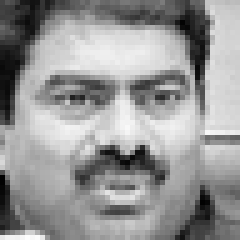
#> input picture imageSamples/Angry/188.jpg, 48 x 48 px (shown 5 times larger); its folder holds only this picture in this run
$ python pixal.py
#> lines starting #> are read from the running program, lines starting #| are printed output that depends on the picture
import os
import cv2
import matplotlib.pyplot as plt
import numpy as np

#Working Directory
current_directory = os.getcwd()
print(f"Current working directory: {current_directory}")

#Define images path
images_folder = os.path.join(current_directory, '../imageSamples')

#Image Classes
classes = ['Angry', 'Engaged', 'Happy', 'Neutral']


class_pixel_distributions = {}
#Calculate pixel intensity
for class_name in classes:
    class_path = os.path.join(images_folder, class_name)
    if os.path.isdir(class_path):
        pixel_values = []
        for filename in os.listdir(class_path):
            if filename.endswith('.jpg') or filename.endswith('.png'):
                image_path = os.path.join(class_path, filename)
                image = cv2.imread(image_path, cv2.IMREAD_GRAYSCALE)
#> image is the input picture: shape (48, 48); min 0, max 254, mean 150.3
                pixel_values.extend(image.flatten())
        class_pixel_distributions[class_name] = pixel_values

#Plot
plt.figure(figsize=(12, 8))
for i, (class_name, pixel_values) in enumerate(class_pixel_distributions.items()):
    plt.subplot(2, 2, i+1)
    plt.hist(pixel_values, bins=256, range=(0, 256), color='gray', alpha=0.7, label='Total Intensity')
    plt.title(class_name)
    plt.xlabel('Pixel Intensity')
    plt.ylabel('Frequency')
    plt.legend()

plt.tight_layout()
plt.show()
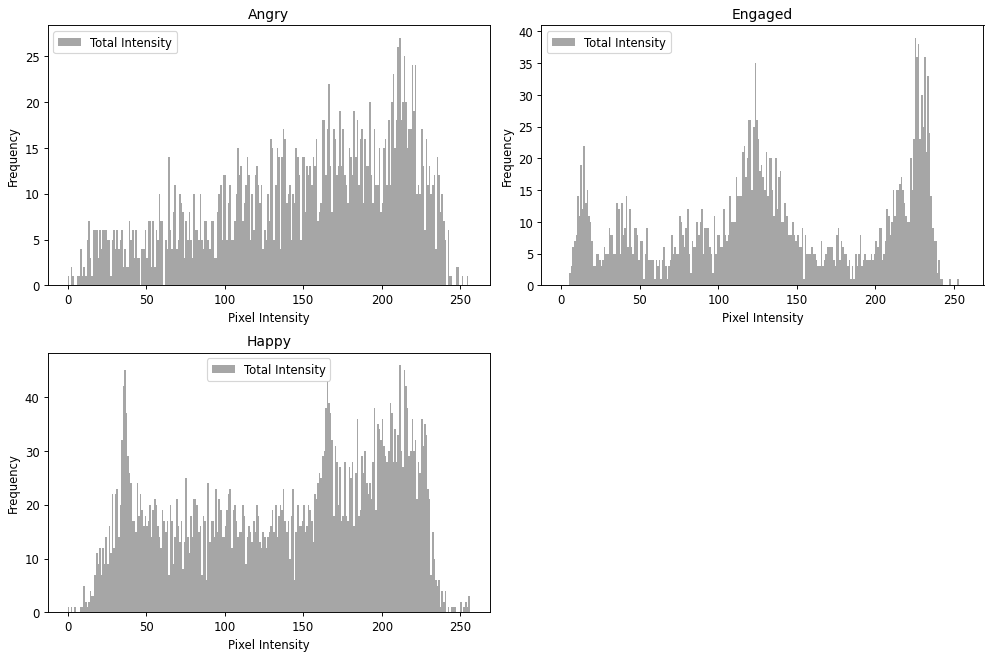
#> figure drawn by matplotlib, 3 panels; panel 1: tallest bar 27 high, from x = 211 to 212; panel 2: tallest bar 39 high, from x = 225 to 226; panel 3: tallest bar 46 high, from x = 211 to 212
